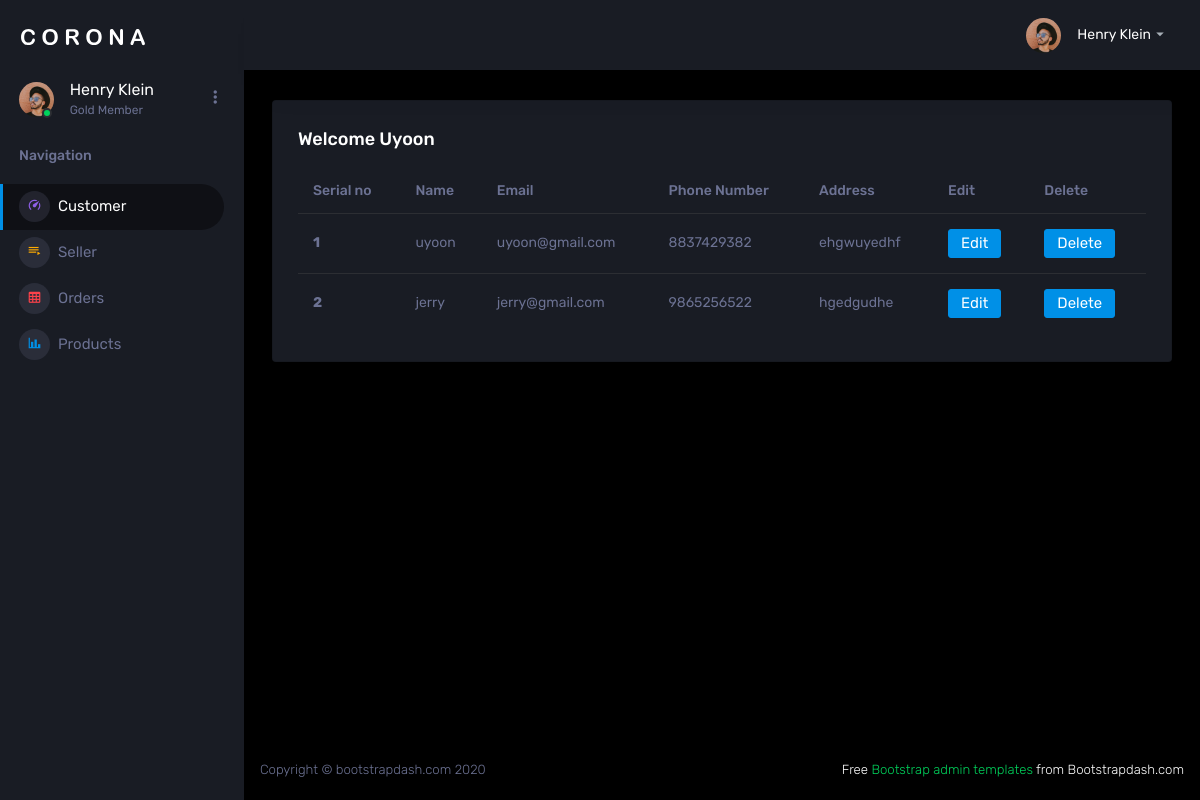
Page /read_customer (signed in) on the committed database.
### new_app/models.py (models this page shows)
class Login(AbstractUser):
    is_seller = models.BooleanField(default=False)
    is_customer = models.BooleanField(default=False)

class Customer(models.Model):
    user = models.OneToOneField(Login, on_delete=models.CASCADE, related_name='customer')
    name = models.CharField(max_length=20)
    email = models.EmailField()
    phone_number = models.CharField(max_length=10)
    address = models.TextField()

### new_app/admin_views.py (the view)
# urls.py: path("read_customer",admin_views.read_customer,name="read_customer"),
@login_required(login_url='login_view')
def read_customer(request):
    data = Customer.objects.all()
    return render(request,"admin/read_customer.html",{'data1':data})

### templates/admin/read_customer.html
{% extends "admin/admin_base.html" %}
{% block content %}
<table class="table">
  <thead>
    <tr>
      <th scope="col">Serial no</th>
      <th scope="col">Name</th>
      <th scope="col">Email</th>
      <th scope="col">Phone Number</th>
      <th scope="col">Address</th>
      <th scope="col">Edit</th>
      <th scope="col">Delete</th>
    </tr>
  </thead>
  <tbody>
  {% for i in data1 %}
    <tr>
      <th scope="row">{{ forloop.counter }}</th>
      <td>{{ i.name }}</td>
      <td>{{ i.email }}</td>
      <td>{{ i.phone_number }}</td>
      <td>{{ i.address }}</td>
      <td><a class="btn btn-primary" href="{% url 'edit_customer' i.id %}" role="button">Edit</a></td>
      <td><a class="btn btn-primary" href="{% url 'delete_customer' i.id %}" role="button">Delete</a></td>
    </tr>
  {% endfor %}
  </tbody>
</table>
{% endblock %}

### templates/admin/admin_base.html (shortened to what this page needs)
<!DOCTYPE html>
{% load static %}
<html lang="en">
  <head>
    <link rel="stylesheet" href=" {% static 'assets/vendors/mdi/css/materialdesignicons.min.css' %} ">
    <link rel="stylesheet" href=" {% static 'assets/vendors/css/vendor.bundle.base.css' %} ">
    <link rel="stylesheet" href=" {% static 'assets/vendors/jvectormap/jquery-jvectormap.css' %} ">
    <link rel="stylesheet" href=" {% static 'assets/vendors/flag-icon-css/css/flag-icon.min.css' %} ">
    <link rel="stylesheet" href=" {% static 'assets/vendors/owl-carousel-2/owl.carousel.min.css' %} ">
    <link rel="stylesheet" href=" {% static 'assets/vendors/owl-carousel-2/owl.theme.default.min.css' %} ">
    <link rel="stylesheet" href=" {% static 'assets/css/style.css' %} ">
  </head>
  <body>
    <div class="container-scroller">
      <nav class="sidebar sidebar-offcanvas" id="sidebar">
        <div class="sidebar-brand-wrapper d-none d-lg-flex align-items-center justify-content-center fixed-top">
          <a class="sidebar-brand brand-logo" href=" {% static '../index.html' %} "><img src=" {% static 'assets/images/logo.svg' %} " alt="logo" /></a>
        </div>
        <ul class="nav">
          <li class="nav-item profile">
            <div class="profile-desc">
              <div class="profile-pic">
                <div class="count-indicator">
                  <img class="img-xs rounded-circle " src=" {% static 'assets/images/faces/face15.jpg' %} " alt="">
                  <span class="count bg-success"></span>
                </div>
                <div class="profile-name">
                  <h5 class="mb-0 font-weight-normal">Henry Klein</h5>
                  <span>Gold Member</span>
                </div>
              </div>
              <a href="#" id="profile-dropdown" data-toggle="dropdown"><i class="mdi mdi-dots-vertical"></i></a>
            </div>
          </li>
          <li class="nav-item nav-category">
            <span class="nav-link">Navigation</span>
          </li>
          <li class="nav-item menu-items">
            <a class="nav-link" href="{% url 'read_customer' %}">
              <span class="menu-icon">
                <i class="mdi mdi-speedometer"></i>
              </span>
                <span class="menu-title">Customer</span>
            </a>
          </li>
          <li class="nav-item menu-items">
            <a class="nav-link" href=" {% url 'read_seller' %} ">
              <span class="menu-icon">
                <i class="mdi mdi-playlist-play"></i>
              </span>
              <span class="menu-title">Seller</span>
            </a>
          </li>
          <li class="nav-item menu-items">
            <a class="nav-link" href=" {% url 'all_order' %} ">
              <span class="menu-icon">
                <i class="mdi mdi-table-large"></i>
              </span>
              <span class="menu-title">Orders</span>
            </a>
          </li>
          <li class="nav-item menu-items">
            <a class="nav-link" href=" {% url 'all_product' %} ">
              <span class="menu-icon">
                <i class="mdi mdi-chart-bar"></i>
              </span>
              <span class="menu-title">Products</span>
            </a>
          </li>
        </ul>
      </nav>
      <div class="container-fluid page-body-wrapper">
        <nav class="navbar p-0 fixed-top d-flex flex-row">
          <div class="navbar-menu-wrapper flex-grow d-flex align-items-stretch">
            <ul class="navbar-nav navbar-nav-right">
              <li class="nav-item dropdown">
                <a class="nav-link" id="profileDropdown" href="#" data-toggle="dropdown">
                  <div class="navbar-profile">
                    <img class="img-xs rounded-circle" src=" {% static 'assets/images/faces/face15.jpg' %} " alt="">
                    <p class="mb-0 d-none d-sm-block navbar-profile-name">Henry Klein</p>
                    <i class="mdi mdi-menu-down d-none d-sm-block"></i>
                  </div>
                </a>
              </li>
            </ul>
          </div>
        </nav>
        <div class="main-panel">
          <div class="content-wrapper">
            <div class="row ">
              <div class="col-12 grid-margin">
                <div class="card">
                  <div class="card-body">
                    <h4 class="card-title">Welcome {{ request.user }}</h4>
                    {% block content %}
                      {% endblock %}
                  </div>
                </div>
              </div>
            </div>
          </div>
          <footer class="footer">
            <div class="d-sm-flex justify-content-center justify-content-sm-between">
              <span class="text-muted d-block text-center text-sm-left d-sm-inline-block">Copyright © bootstrapdash.com 2020</span>
              <span class="float-none float-sm-right d-block mt-1 mt-sm-0 text-center"> Free <a href="https://www.bootstrapdash.com/bootstrap-admin-template/" target="_blank">Bootstrap admin templates</a> from Bootstrapdash.com</span>
            </div>
          </footer>
        </div>
      </div>
    </div>
  </body>
</html>

### rows in the picture
Login: user "Uyoon"
Customer: name "uyoon", email "uyoon@gmail.com", phone_number "8837429382", address "ehgwuyedhf"
Customer: name "jerry", email "jerry@gmail.com", phone_number "9865256522", address "hgedgudhe"
